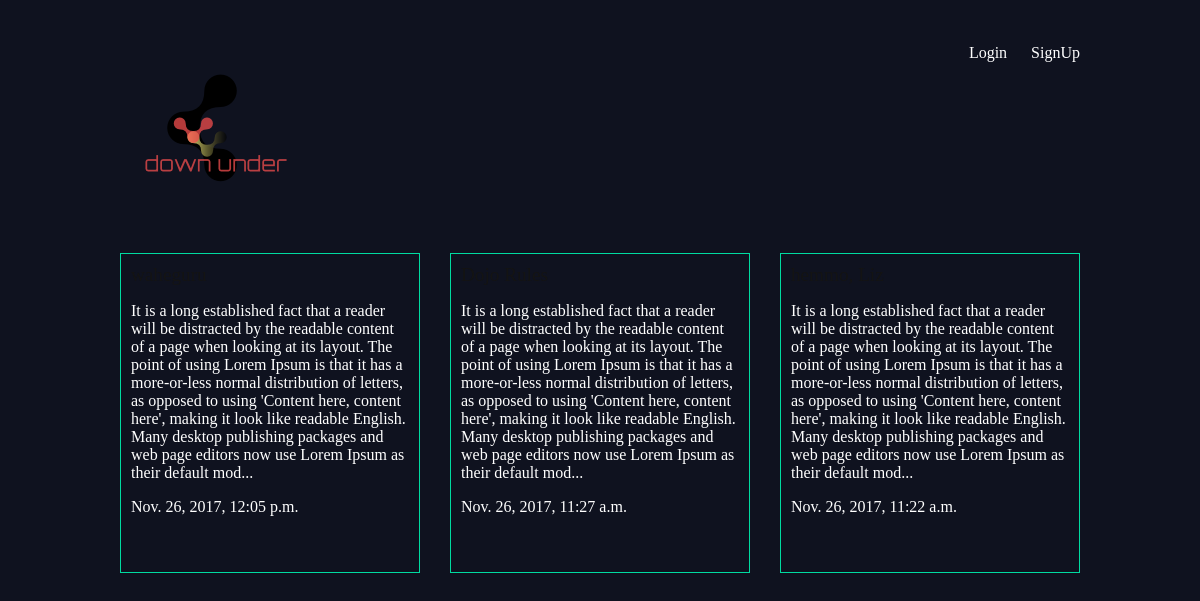
The app's page /articles/ with its own data.
### articles/models.py (models this page shows, shortened)
class Article(models.Model):
    title = models.CharField(max_length=100)
    slug = models.SlugField()
    body = models.TextField()
    date = models.DateTimeField(auto_now_add=True)
    thumb = models.ImageField(default='default.jpg', blank=True)
    def snippet(self):
        return self.body[:400] + '...'

### articles/views.py (the view)
# urls.py: url(r'^articles/', include('articles.urls')),
def articles(request):
    articles = Article.objects.all().order_by('-date')
    return render(request, 'articles/article_list.html', {'articles': articles})

### articles/templates/articles/article_list.html
{% extends 'base_lay.html' %}
{% block content %}
    <div class="articles">
        {% for article in articles %}
            <div class="article">
                <h3><a href="{% url 'articles:detail' slug=article.slug %}">{{ article.title }}</a></h3>
                <p>{{ article.snippet }}</p>
                <p>{{ article.date }}</p>
            </div>
        {% endfor %}
    </div>
 {% endblock %}

### assets/styles.css (style rules this page uses)
body { background-color: #0f121f; background-image: url(planet.jpg); background-repeat-y: no-repeat; color: #fff; }
body * { font-family: Ubuntu; }
h1, h2, h3, h4, h5 { font-weight: normal; margin: 0; }
a, a:hover, a:visited { color: #fff; text-decoration: none; }
.articles { display: grid; grid-template-columns: 1fr 1fr 1fr; grid-gap: 30px; }
.article { padding: 10px; border: 1px solid #00dba0; position: relative; padding-bottom: 40px; }
.article h3 { font-size: 1.2em; }
.article h3 a { color:#141414; }

### records on screen
Article: snippet "It is a long established fact that a reader will be distracted by the readable content of a page when looking at its layout. The point of using Lorem Ipsum is that it has a more-or-less normal distribution of letters, as opposed to using 'Content here, content here', making it look like readable English. Many desktop publishing packages and web page editors now use Lorem Ipsum as their default mod...", date "Nov. 26, 2017, 12:05 p.m."
Article: snippet "It is a long established fact that a reader will be distracted by the readable content of a page when looking at its layout. The point of using Lorem Ipsum is that it has a more-or-less normal distribution of letters, as opposed to using 'Content here, content here', making it look like readable English. Many desktop publishing packages and web page editors now use Lorem Ipsum as their default mod...", date "Nov. 26, 2017, 11:27 a.m."
Article: snippet "It is a long established fact that a reader will be distracted by the readable content of a page when looking at its layout. The point of using Lorem Ipsum is that it has a more-or-less normal distribution of letters, as opposed to using 'Content here, content here', making it look like readable English. Many desktop publishing packages and web page editors now use Lorem Ipsum as their default mod...", date "Nov. 26, 2017, 11:22 a.m."
